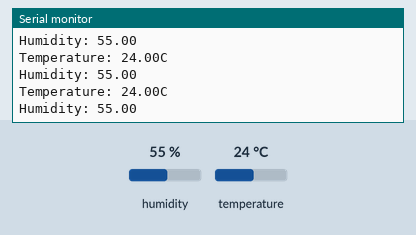
A sketch run on a simulated Arduino Uno, built with avr-gcc and run on an emulated ATmega328P. Shown: the last lines printed to the serial monitor. The test bench sets the inputs (shaded band); at power-on: humidity 55 %, temperature 24 °C.

Above: at 2.8 s.
2.9 s: humidity set to 22 %
At 4.39 s:
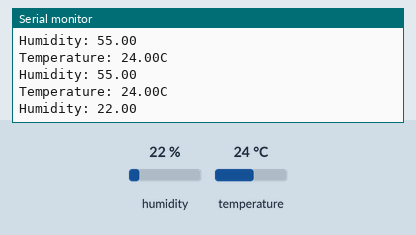
5.6 s: temperature set to 12 °C
At 6.0 s:
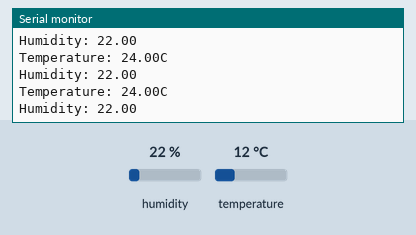
8.3 s: humidity set to 40 %
At 8.44 s:
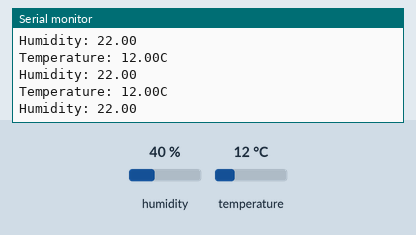
Timing chart, 0 to 11.3 s (numbered marks = the images above; inputs shaded):
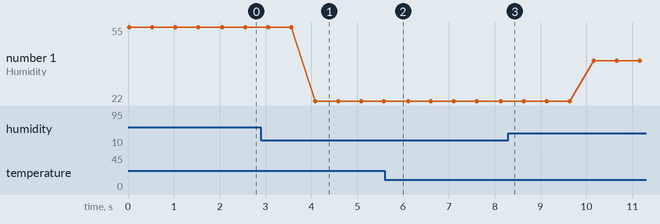

Measured:
- after the input at 2.9 s, the serial monitor: prints a new line after 1.2 s (image 1)
- plotted number 1: 55 → 22 after the input at 2.9 s, 22 → 40 after the input at 8.3 s

The sketch:

Ex5-1.ino
```cpp
#include <DHT.h> // 온습도 센서 라이브러리

DHT dht(22, DHT11); // 온습도 객체 생성

void setup(){
    Serial.begin(115200); // 시리얼 모니터 보드레이트 설정
}

void loop(){
    double temp = dht.readTemperature(); // 온습도센서에서 온도를 가져옴
    double hum = dht.readHumidity(); // 온습도센서에서 습도를 가져옴

    // 시리얼 모니터 출력
    Serial.print("Temperature: ");
    Serial.print(temp);
    Serial.println('C');
    Serial.print("Humidity: ");
    Serial.println(hum);
    delay(500); // 500ms 대기
}
```
